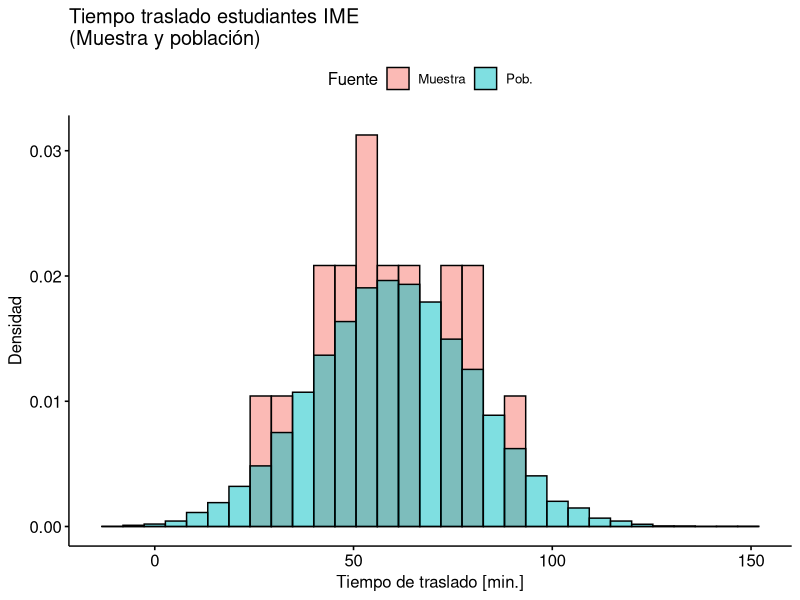
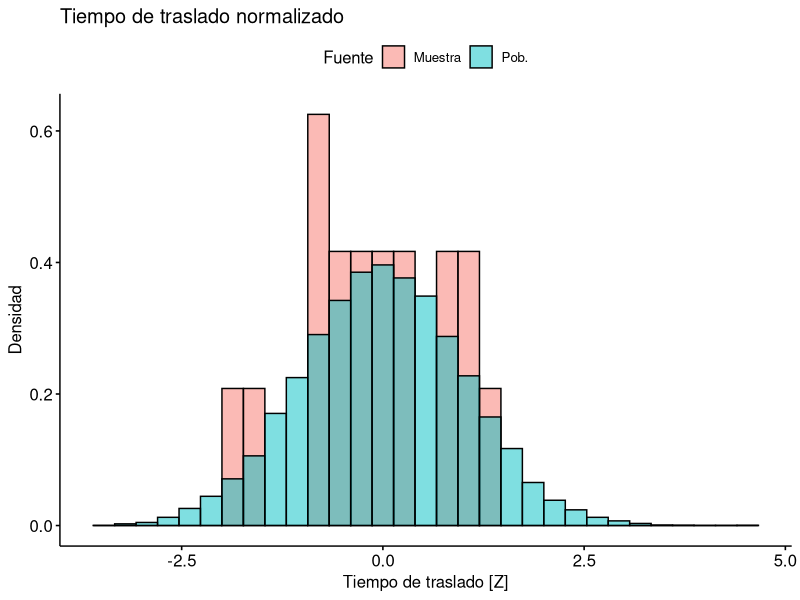
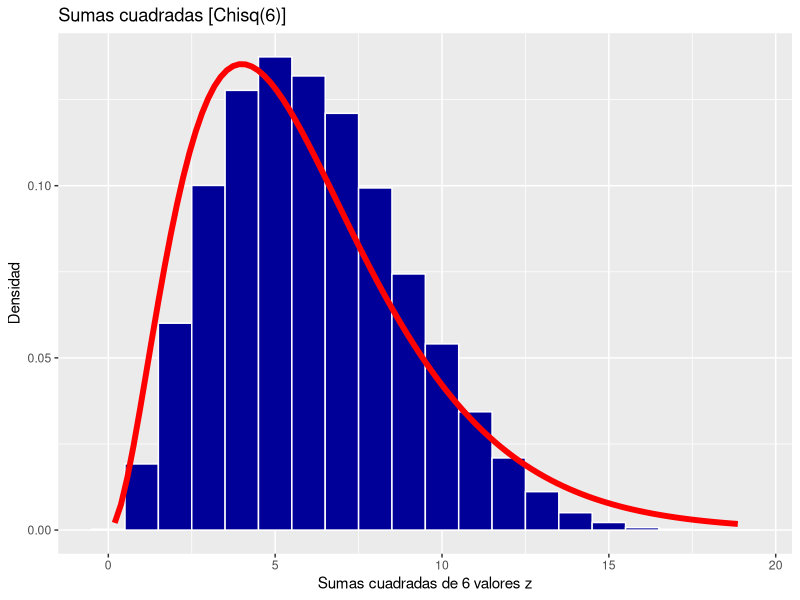
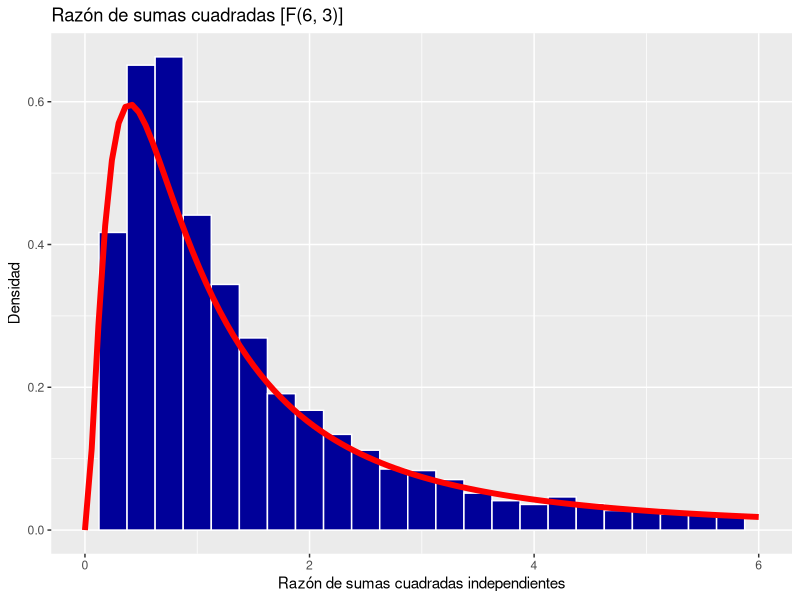
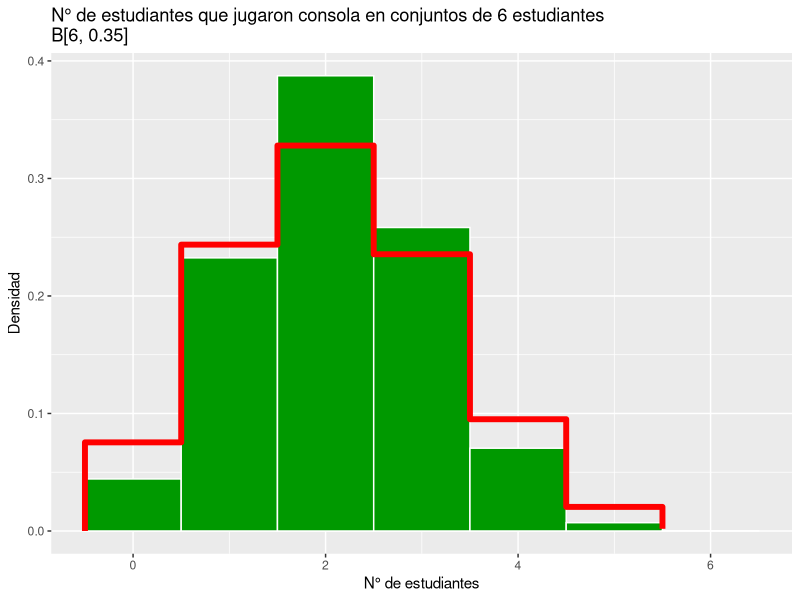
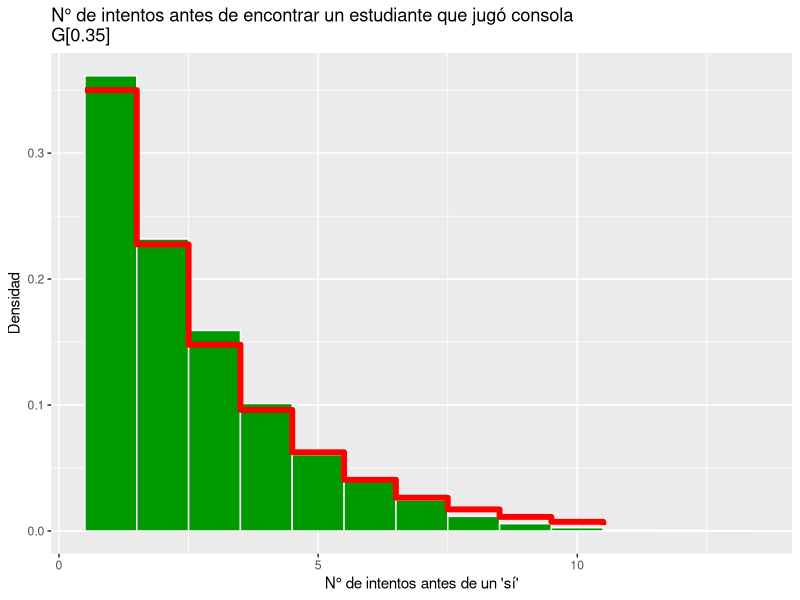

Source code (R) for these figures, in order:
library(ggplot2)
library(ggpubr)
library(tidyr)

# Indicar directorio
dir <- "~/Downloads"

# ¿Cuánto tiempo de tardan desde sus casas a la universidad?
# Parece que más o menos sería:
tiempo.medio <- 60
tiempo.sd <- 20

# Ahora vamos a suponer que la distribución del tiempo de desplazamiento
# requerido por los estudiantes de IME entre sus casas y la universidad
# sigue una distribución normal con media y desviación estándar especificadas
# arriba. Esto es N(60, 20).

# R tiene funciones nativas para las funciones de densidad, probabilidad y
# cuantil para las distribuciones más conocidas, las que se pueden acceder
# anteponiendo los prefijos d-, p- o q- al nombre (corto) de la distribución
# (y proporcionando valores adecuados sus parámetros.
# Por ejemplo, para la distribución nomal, se usa el nombre 'norm' y, así, se
# tienen las funciones dnorm(), pnorm() y qnorm(), con parámetros 'mean' y
# 'sd'.

# Así, por ejemplo, si quisiera saber cuán densa es la función de probabilidad
# alrededor de los 20 minutos:
cat("f(X = 20 min.) =", dnorm(20, mean = tiempo.medio, sd = tiempo.sd), "\n")

# O saber la probabilidad de encontrar (al azar) un estudiante de IME que tarde
# menos de media hora en llegar a la universidad:
cat("P(X ≤ 30 min.) =", pnorm(30, mean = tiempo.medio, sd = tiempo.sd), "\n")

# O saber cuánto tiempo asegura que 75% de los estudiantes llegue a la
# universidad:
cat("Q(u = 75%) =", qnorm(0.75, mean = tiempo.medio, sd = tiempo.sd), "\n")

# También se proporciona una función para producir valores pseudoaleatorios
# con una distribución dada, que tiene el prefijo r-.
# Luego, rnorm() es una función generar números que siguen una distribución
# normal dada.

# Así, esta es la función a usar para generar "una muestra" de la población
# que sigue una distribución normal.

# Pero primero, fijamos una semilla para la generación de valores pseudo-
# aleatrorios con la finalidad de poder reproducir los resultados
# cada vez que se requieran.
set.seed(131)

# Ahora, podemos generar una muestra del tiempo que tardan
# un grupo de estudiantes de IME en viajar entre sus casas
# y la universidad.
datos1 <- rnorm(n = 18, mean = tiempo.medio, sd = tiempo.sd)

# Pero, para simular la "población", podemos usar un n grande
set.seed(131)
pob <- rnorm(n = 25000, mean = tiempo.medio, sd = tiempo.sd)

# Coloquemos estos valores en un marco de datos en formato largo
df <- data.frame(
  Tiempo = c(datos1, pob),
  Fuente = c(rep("Muestra", length(datos1)), rep("Pob.", length(pob)))
)

# Con lo que podemos producir un gráfico que compare la muestra
# con la población

p <- gghistogram(
  data = df,
  x = "Tiempo",
  y = "..density..", # Esto porque el conteo es muy distinto
  bins = 31,
  fill = "Fuente"
)
p <- p + xlab("Tiempo de traslado [min.]")
p <- p + ylab("Densidad")
p <- p + ggtitle("Tiempo traslado estudiantes IME\n(Muestra y población)")
print(p)
# La variable p tiene un histograma de la población.


# Pero antes de que tuvieramos estas funciones en R,
# era complicado calcular densidades, probabilidades y
# cuartiles. Por eso existían "tablas".
# Y como no era posible hacer tablas para cualquier
# valor de parámetros, se hacían tablas para "distribuciones
# estádares". Así, conocimos la distribución normal estándar
# o "distribución Z" y las tablas para su densidad, probabilidad
# y cuartiles.

# Pero ¿cómo podemos usar la distribución Z con los tiempos de
# viaje de los estudiantes de IME?

# Tenemos que "normalizar" (o "estandarizar") nuestros datos

df.Z <- data.frame(
  Tiempo = (df[["Tiempo"]] - tiempo.medio) / tiempo.sd,
  Fuente = df[["Fuente"]]
)
p.Z <- gghistogram(
  data = df.Z,
  x = "Tiempo",
  y = "..density..", # Esto porque el conteo es muy distinto
  bins = 31,
  fill = "Fuente"
)
p.Z <- p.Z + xlab("Tiempo de traslado [Z]")
p.Z <- p.Z + ylab("Densidad")
p.Z <- p.Z + ggtitle("Tiempo de traslado normalizado")
print(p.Z)

# Podemos que ver que los datos tienen la misma "forma", pero ahora
# están centrados en cero (μ = 0) y desviación estándar unitaria
# (σ = 1).

# Ahora podemos usar las tablas para determinar los mismos valores que
# obtuvimos anteriormente. Por ejemplo, para obtener P(X ≤ 30 min.),
# primero estandarizamos:
z30 <- (30 - tiempo.medio) / tiempo.sd

# Y luego usamos las funciones para la distribución Z estándar
cat("P(X ≤ 30 min.) =", pnorm(z30), "(using Z)\n")


# Por supuesto existen infinitas secuencias de n valores z que en
# promedio dan cero. Pero las secuencias pueden ser muy distitntas en
# variación. Por ejemplo las siguientes secuencias de 6 valores:
zetas1 <- c(-1.0, 0.5, 2, -0.5, 0.5, -1.5)
zetas2 <- c(0.15, -1.15, 4.60, -3.45, 2.15, -2.30)

# Obviamente la primera secuencia revolotea más cerca del valor cero
# que la segunda. Una forma de develar esta propiedad es sumar los
# cuadrados de estos valores z. Entre menor la suma, más cerca del
# cero (más cerca de la media en la distribución original).

cat("SS(zetas1) =", sum(zetas1^2), "\n")
cat("SS(zetas2) =", sum(zetas2^2), "\n")

# Si uno toma la suma de todas las posibles secuencias de n valores
# z, se genera otra interesante distribución de probabilidad estándar:
# una distribución chi cuadrado con n grados de libertad.

# Claro que no vamos a producirla con nuesta población ya que existen

cat(choose(length(pob), 6), "secuencias de 6 valores en la población\n")

# Mejor seleccionemos aleatoriamente 30 valores (estandárizados) de nuestra
# población para crear una distribución chi cuadrado con 6 grados de libertad:

set.seed(176)
x <- sample((pob - tiempo.medio) / tiempo.sd, 30)

# Obtenemos las secuencias
secuencias6 <- combn(x, 6)

# Y ahora las sumas del cuadrado de estas secuencias
chisq6 <- apply(secuencias6, 2, function(x) sum(x^2))

# La que podemos graficar a continuación

df.chisq6 <- data.frame(
  Sumas = chisq6
)
p.chisq6 <- ggplot(df.chisq6, aes(x = Sumas))
p.chisq6 <- p.chisq6 + geom_histogram(
  aes(y = ..density..),
  binwidth = 1,
  col = "white", fill = "#000099"
)
p.chisq6 <- p.chisq6 + xlab("Sumas cuadradas de 6 valores z")
p.chisq6 <- p.chisq6 + ylab("Densidad")

# Notemos que este gráfico es (más o menos) equivalente a usar
# el siguiente código comentado con el paquete ggpubr.
# p2.chisq6 <- gghistogram(
#   data = df.chisq6,
#   x = "Sumas",
#   y = "..density..",
#   binwidth = 1,
#   col = "white", fill = "#000099"
# )

# Pero usamos funciones más básicas, del paquete ggplot2, para
# agregar la forma de la chi cuadrado teórica, que solo obtendríamos
# si usáramos toda la distribución z (o una buena aproximsación si
# usáramos la población completa).

# Agreguemos la chi cuadrado teórica:

f1 <- function(x, df){
  dchisq(x = x, df = df)
}

p.chisq6 <- p.chisq6 + stat_function(
  fun = f1,
  args = list(df = 6),
  color = "red", size = 2
)
p.chisq6 <- p.chisq6 + ggtitle("Sumas cuadradas [Chisq(6)]")
print(p.chisq6)


# ¿Pero será bueno usar conjuntos de 6 estudiantes? ¿O será mejor usar 3?
# Para saber, podríamos comparar las distribuciones chi cuadrado que generan.

# Obtenemos las secuencias
secuencias3 <- combn(x, 3)

# Y ahora las sumas del cuadrado de estas secuencias
chisq3 <- apply(secuencias3, 2, function(x) sum(x^2))

# Pero tenemos un problema. Obvio que sumar 6 valores z^2 usualmente va a ser
# más grande que sumar 3 de estos valores.
# Es decir, necesitamos estandarizar.

chisq3.std <- chisq3 / 3
chisq6.std <- chisq6 / 6

# Una forma de comparar, que tiene sentido para los estadísticos, es usar
# la razón de las sumas cuadradas estandarizadas. Si ambas sumas cuadrado son
# similares, entonces su razón debería estar alrededor de 1; en otros casos,
# la razón debería ser mayor o menor que la unidad.

# Hagamos esta división con grupos independientes (seleccionados al azar):

n <- min(length(chisq6.std), length(chisq3.std))
f.6.3 <- sample(chisq6.std, n) / sample(chisq3.std, n)

# Y grafiquemos estas razones:

df.f.6.3 <- data.frame(
  Razones = f.6.3
)
p.f.6.3 <- ggplot(df.f.6.3, aes(x = Razones))
p.f.6.3 <- p.f.6.3 + geom_histogram(
  aes(y = ..density..),
  binwidth = 0.25,
  col = "white", fill = "#000099"
)
p.f.6.3 <- p.f.6.3 +  xlim(0, 6)
p.f.6.3 <- p.f.6.3 + xlab("Razón de sumas cuadradas independientes")
p.f.6.3 <- p.f.6.3 + ylab("Densidad")

# El señor Fisher (con la ayuda de un señor Snedecor) caracterizó hace mucho
# la distribución de esta razón, que hoy llamamos distribución F, que está
# definida con dos parámetros: los grados de libertad de las sumas en el
# numerador (df1) y los grados de libertad de las sumas en el denominador
# (df2).

# Agreguemos la distribución F teórica:

f3 <- function(x, df1, df2){
  df(x = x, df1 = df1, df2 = df2)
}

p.f.6.3 <- p.f.6.3 + stat_function(
  fun = f3,
  args = list(df1 = 6, df2 = 3),
  color = "red", size = 2
)
p.f.6.3 <- p.f.6.3 + ggtitle("Razón de sumas cuadradas [F(6, 3)]")

print(p.f.6.3)

# Vemos, nuevamente, que la distribución está tomando la forma, pero que
# con tan solo unos pocos miles de casos, muestra desviaciones importantes.



#
# Pasamos ahora a recordar distribuciones discretas.
#



# Se le preguntó a las y los estudiantes de IME si habían usado una
# consola de videojuegos durante el fin de semana pasado.
# Las siguientes fueron las respuestas:

consola <- c("sí", "sí", "no", "sí", "no", "sí", "no", "no", "sí", "no",
             "sí", "no", "no", "no", "sí", "no", "no", "no", "no", "no")

# Así, La siguiente es la proporción de estudiantes de IME que han
# usado una consola de videojuego durante un fin de semana anterior.

p <- sum(consola == "sí") / length(consola)

# Si suponemos que este estadístico es representativo de *TODA* la
# población de estudiantes de IME (para cualquier fin de semana del
# semestre), entonces esta sería la probabilidad de escoger al azar
# un/a estudiante de IME que haya usado consolas el fin de semana anterior.
# En lenguaje estadístico, es el parámetro "probabilidad de éxito" de una
# distribución (o proceso) de Bernoulli.

# Luego uno podría preguntarse: si elijo un grupo de 6 estudiantes de IME
# de forma aleatoria, ¿cuántos de ellos habrán usado consolas el fin de
# semana pasado?

# Nuevamente se ha de computar todos los posibles grupos de 6 estudiantes
# de IME. Pero solo lo haremos con los actuales:

consolas6 <- combn(consola, 6)

# Ahora contamos cuántos éxitos se tienen en cada grupo:

exitos.consolas6 <- apply(consolas6, 2, function(x) sum(x == "sí"))

# Y dibujarlo:

df.consolas6 <- data.frame(
  Exitos = exitos.consolas6
)
p.consolas6 <- ggplot(df.consolas6, aes(x = Exitos))
p.consolas6 <- p.consolas6 + geom_histogram(
  aes(y = ..density..),
  binwidth = 1,
  col = "white", fill = "#009900"
)
p.consolas6 <- p.consolas6 + xlab("N° de estudiantes")
p.consolas6 <- p.consolas6 + ylab("Densidad")

# En teoría, esta distribución de número de éxitos converge a una distribución
# binomial con parámetros p y n, la que podemos agregar al gráfico:

p.consolas6 <- p.consolas6 + geom_step(
  mapping = aes(x = x, y = y),
  data = data.frame(x = c(-0.5, (0:6)-0.5), y = c(0, dbinom(0:6, 6, p))),
  color = "red", size = 2
)
tit <- sprintf("N° de estudiantes que jugaron consola en conjuntos de 6 estudiantes\nB[%d, %.2f]", 6, p)
p.consolas6 <- p.consolas6 + ggtitle(tit)

print(p.consolas6)


# Otra forma de ver estas frecuencias es preguntarse algo similar:
# ¿cuántos estudiante debo consultar hasta encontrar uno que haya jugado
# consolas el fin de semana anterior?

# En este caso, debemos obtener todas las formas diferentes de ordenar
# nuestra población de 20 estudiantes de IME (sus  permutaciones) y registrar
# la posición del primer estudiante que responda "sí".
# Nuevamente esto es computacionalmente prohibitivo, ya que una muestra de n
# elementos tiene n! permutaciones. Así, existen 2.432.902.008.176.640.000
# formas de ordenas los 20 estudiantes de IME.
# Una alternativa es usar "muchas" muestras de la población.
# Por ejemplo, 5.000:

n <- 5000
set.seed(37)
perms <- sapply(1:n, function(i) sample(consola))

# Y ahora obtenermos un vector con la posición de primer sí en cada caso
geom <- apply(perms, 2, function(x) which(x == "sí")[1])

# Y dibujarlas:

df.geom <- data.frame(
  Intentos = geom
)
p.geom <- ggplot(df.geom, aes(x = Intentos))
p.geom <- p.geom + geom_histogram(
  aes(y = ..density..),
  binwidth = 1,
  col = "white", fill = "#009900"
)
p.geom <- p.geom + xlab("N° de intentos antes de un 'sí'")
p.geom <- p.geom + ylab("Densidad")

# En teoría, esta distribución del "n° de intentos" antes de encontrar el
# primer éxito en un proceso Bernoulli tiende a la llamada distribución
# geométrica, con parámetro p, la que podemos agregar también al gráfico:

p.geom <- p.geom + geom_step(
  mapping = aes(x = x, y = y),
  data = data.frame(x = c(0.5, (1:10)+0.5), y = dgeom(0:10, p)),
  color = "red", size = 2
)
tit <- sprintf("N° de intentos antes de encontrar un estudiante que jugó consola\nG[%.2f]", p)
p.geom <- p.geom + ggtitle(tit)

print(p.geom)



# Solo queda dejar unos desafíos:
# 1. ¿Cómo generar distribuciones t a partir de población de tiempo de viaje?
# 2. ¿Cuántos estudiantes jugadores encontraremos hasta juntar 6 estudiantes
#    que no jugaron consola? ¿Qué curva teórica tiene esta?
